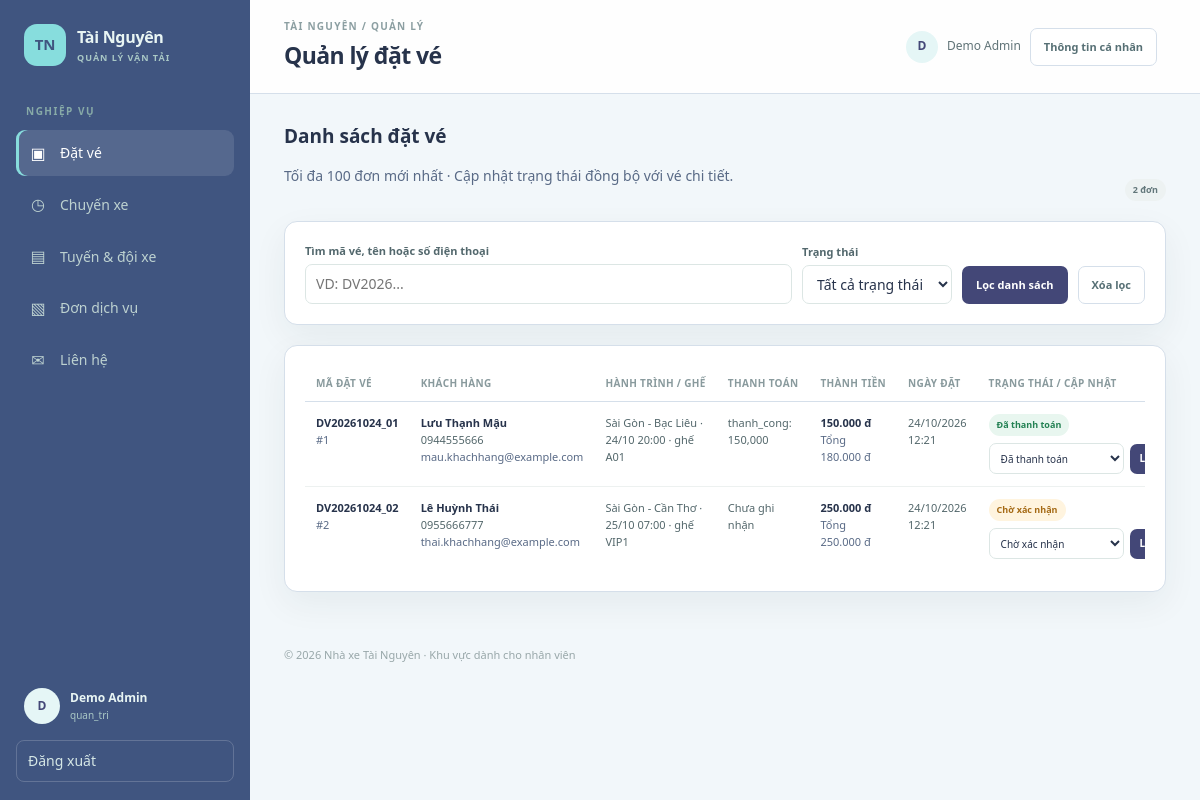
The page /Website_Manage/admin/modules/bookings/bookings.php (signed in) on the database its author committed.
### tables this page shows
CREATE TABLE `nguoi_dung` (
  `ma_nguoi_dung` bigint(20) UNSIGNED NOT NULL,
  `ma_vai_tro` int(10) UNSIGNED NOT NULL,
  `ho_ten` varchar(100) NOT NULL,
  `email` varchar(150) DEFAULT NULL,
  `so_dien_thoai` varchar(20) DEFAULT NULL,
  `mat_khau` varchar(255) NOT NULL,
  `dia_chi` varchar(255) DEFAULT NULL,
  `trang_thai` enum('hoat_dong','tam_khoa') NOT NULL DEFAULT 'hoat_dong',
  `ngay_tao` timestamp NOT NULL DEFAULT current_timestamp()
);

CREATE TABLE `vai_tro` (
  `ma_vai_tro` int(10) UNSIGNED NOT NULL,
  `ten_vai_tro` varchar(50) NOT NULL,
  `mo_ta` varchar(255) DEFAULT NULL
);

CREATE TABLE `dat_ve` (
  `ma_dat_ve_id` bigint(20) UNSIGNED NOT NULL,
  `ma_dat_ve` varchar(30) NOT NULL,
  `ma_nguoi_dung` bigint(20) UNSIGNED DEFAULT NULL,
  `ma_khuyen_mai_id` int(10) UNSIGNED DEFAULT NULL,
  `ten_khach_hang` varchar(100) NOT NULL,
  `sdt_khach_hang` varchar(20) NOT NULL,
  `email_khach_hang` varchar(150) DEFAULT NULL,
  `tong_tien` decimal(12,2) NOT NULL DEFAULT 0.00,
  `tien_giam` decimal(12,2) NOT NULL DEFAULT 0.00,
  `thanh_tien` decimal(12,2) NOT NULL DEFAULT 0.00,
  `trang_thai` enum('cho_xac_nhan','da_xac_nhan','da_thanh_toan','da_huy','hoan_tien') NOT NULL DEFAULT 'cho_xac_nhan',
  `ghi_chu` text DEFAULT NULL,
  `ngay_dat` timestamp NOT NULL DEFAULT current_timestamp()
);

### Website_Manage/admin/_bootstrap.php (called while the page is built, shortened)
<?php
require_once __DIR__ . '/../config/config.php';
function admin_e($value): string
{
    return htmlspecialchars((string) $value, ENT_QUOTES | ENT_SUBSTITUTE, 'UTF-8');
}
function admin_base_url(): string
{
    $scriptName = str_replace('\\', '/', (string) ($_SERVER['SCRIPT_NAME'] ?? ''));
    $adminPosition = strpos($scriptName, '/admin/');
    if ($adminPosition !== false) {
        return substr($scriptName, 0, $adminPosition + strlen('/admin'));
    }
    return rtrim(str_replace('\\', '/', dirname($scriptName)), '/');
}
function admin_url(string $path): string
{
    return admin_base_url() . '/' . ltrim($path, '/');
}
function admin_project_url(string $path): string
{
    $projectBase = dirname(dirname(admin_base_url()));
    return rtrim($projectBase, '/') . '/' . ltrim($path, '/');
}
function admin_asset_url(string $path): string
{
    return admin_project_url('Website_Manage/assets/' . ltrim($path, '/'));
}
function admin_require_staff(): void
{
    global $conn;
    $userId = (int) $_SESSION['account']['id'];
    $stmt = $conn->prepare(
        "SELECT nd.ho_ten, vt.ten_vai_tro
         FROM nguoi_dung nd
         INNER JOIN vai_tro vt ON vt.ma_vai_tro = nd.ma_vai_tro
         WHERE nd.ma_nguoi_dung = ? AND nd.trang_thai = 'hoat_dong' AND nd.ma_vai_tro IN (1, 2)
         LIMIT 1"
    );
    $stmt->bind_param('i', $userId);
    $stmt->execute();
    $staff = $stmt->get_result()->fetch_assoc();
}
function admin_money($amount): string
{
    return number_format((float) $amount, 0, ',', '.') . ' đ';
}
function admin_status_label(string $status): string
{
    $labels = [
        'cho_xac_nhan' => 'Chờ xác nhận',
        'da_xac_nhan' => 'Đã xác nhận',
        'da_thanh_toan' => 'Đã thanh toán',
        'da_huy' => 'Đã hủy',
        'hoan_tien' => 'Hoàn tiền',
        'thanh_cong' => 'Thành công',
        'cho_thanh_toan' => 'Chờ thanh toán',
        'tien_mat' => 'Tiền mặt',
        'chuyen_khoan' => 'Chuyển khoản',
        'vi_dien_tu' => 'Ví điện tử',
        'the_ngan_hang' => 'Thẻ ngân hàng',
        'giu_cho' => 'Giữ chỗ',
        'mo_ban' => 'Mở bán',
        'het_cho' => 'Hết chỗ',
        'dang_chay' => 'Đang chạy',
        'hoan_thanh' => 'Hoàn thành',
        'hoat_dong' => 'Hoạt động',
        'tam_ngung' => 'Tạm ngưng',
        'bao_tri' => 'Bảo trì',
        'ngung_hoat_dong' => 'Ngừng hoạt động',
        'cho_xu_ly' => 'Chờ xử lý',
        'dang_thuc_hien' => 'Đang thực hiện',
        'moi' => 'Mới',
        'dang_xu_ly' => 'Đang xử lý',
        'da_phan_hoi' => 'Đã phản hồi',
        'dong' => 'Đã đóng',
        'cho_lay_hang' => 'Chờ lấy hàng',
        'da_nhan_hang' => 'Đã nhận hàng',
        'dang_van_chuyen' => 'Đang vận chuyển',
        'da_den_noi' => 'Đã đến nơi',
        'da_giao' => 'Đã giao',
        'that_bai' => 'Thất bại',
    ];
    return $labels[$status] ?? $status;
}
function admin_status_class(string $status): string
{
    if (in_array($status, ['cho_xac_nhan', 'cho_xu_ly', 'moi', 'giu_cho', 'cho_lay_hang', 'bao_tri', 'tam_ngung', 'cho_thanh_toan'], true)) {
        return 'status status-warn';
    }
    if (in_array($status, ['da_thanh_toan', 'da_xac_nhan', 'hoan_thanh', 'da_giao', 'da_phan_hoi', 'hoat_dong'], true)) {
        return 'status status-success';
    }
    return 'status';
}

### Website_Manage/admin/modules/bookings/bookings.php (the view, shortened to what this page needs)
<?php
require_once __DIR__ . '/../../_bootstrap.php';
admin_require_staff();
$allowedStatuses = ['cho_xac_nhan', 'da_xac_nhan', 'da_thanh_toan', 'da_huy', 'hoan_tien'];
$search = isset($_GET['q']) && is_string($_GET['q']) ? trim(mb_substr($_GET['q'], 0, 100, 'UTF-8')) : '';
$statusFilter = isset($_GET['status']) && is_string($_GET['status']) ? $_GET['status'] : '';
$searchLike = '%' . $search . '%';
$stmt = $conn->prepare(
    "SELECT d.*,
        (SELECT GROUP_CONCAT(CONCAT(td.ten_tuyen, ' · ', DATE_FORMAT(cx.gio_khoi_hanh, '%d/%m %H:%i'), ' · ghế ', gx.so_ghe) SEPARATOR '; ')
         FROM chi_tiet_ve ct
         INNER JOIN chuyen_xe cx ON cx.ma_chuyen = ct.ma_chuyen
         INNER JOIN tuyen_duong td ON td.ma_tuyen = cx.ma_tuyen
         INNER JOIN ghe_xe gx ON gx.ma_ghe = ct.ma_ghe
         WHERE ct.ma_dat_ve_id = d.ma_dat_ve_id) AS thong_tin_ve,
        (SELECT GROUP_CONCAT(CONCAT(tt.trang_thai, ': ', FORMAT(tt.so_tien, 0)) SEPARATOR '; ')
         FROM thanh_toan tt WHERE tt.ma_dat_ve_id = d.ma_dat_ve_id) AS thong_tin_thanh_toan
     FROM dat_ve d
     WHERE (? = '' OR d.ma_dat_ve LIKE ? OR d.ten_khach_hang LIKE ? OR d.sdt_khach_hang LIKE ?)
       AND (? = '' OR d.trang_thai = ?)
     ORDER BY d.ngay_dat DESC
     LIMIT 100"
);
$stmt->bind_param('ssssss', $search, $searchLike, $searchLike, $searchLike, $statusFilter, $statusFilter);
$stmt->execute();
$bookings = $stmt->get_result()->fetch_all(MYSQLI_ASSOC);
$activePage = 'bookings';
$pageTitle = 'Quản lý đặt vé';
require __DIR__ . '/../../../includes/header.php';
?>
<div class="page-intro">
    <div><h2>Danh sách đặt vé</h2><p class="muted">Tối đa 100 đơn mới nhất · Cập nhật trạng thái đồng bộ với vé chi tiết.</p></div>
    <span class="status"><?= count($bookings) ?> đơn</span>
</div>
<section class="card">
    <form class="filter-form" method="get" action="bookings.php">
        <div class="field grow"><label for="q">Tìm mã vé, tên hoặc số điện thoại</label><input id="q" name="q" value="<?= admin_e($search) ?>" placeholder="VD: DV2026..."></div>
        <div class="field"><label for="status">Trạng thái</label>
            <select id="status" name="status">
                <option value="">Tất cả trạng thái</option>
            </select>
        </div>
        <button class="button button-primary" type="submit">Lọc danh sách</button>
        <a class="button button-light" href="bookings.php">Xóa lọc</a>
    </form>
</section>
<section class="card">
    <div class="table-wrap">
        <table>
            <thead><tr><th>Mã đặt vé</th><th>Khách hàng</th><th>Hành trình / ghế</th><th>Thanh toán</th><th>Thành tiền</th><th>Ngày đặt</th><th>Trạng thái / cập nhật</th></tr></thead>
            <tbody>
            <?php foreach ($bookings as $booking): ?>
                <tr>
                    <td><strong><?= admin_e($booking['ma_dat_ve']) ?></strong><br><span class="muted small">#<?= (int) $booking['ma_dat_ve_id'] ?></span></td>
                    <td><strong><?= admin_e($booking['ten_khach_hang']) ?></strong><br><?= admin_e($booking['sdt_khach_hang']) ?><br><span class="muted small"><?= admin_e($booking['email_khach_hang'] ?: 'Không có email') ?></span></td>
                    <td><?= admin_e($booking['thong_tin_ve'] ?: 'Chưa có chi tiết vé') ?></td>
                    <td><?= admin_e($booking['thong_tin_thanh_toan'] ?: 'Chưa ghi nhận') ?></td>
                    <td><strong><?= admin_e(admin_money($booking['thanh_tien'])) ?></strong><br><span class="muted small">Tổng <?= admin_e(admin_money($booking['tong_tien'])) ?></span></td>
                    <td><?= admin_e(date('d/m/Y H:i', strtotime($booking['ngay_dat']))) ?></td>
                    <td>
                        <span class="<?= admin_e(admin_status_class($booking['trang_thai'])) ?>"><?= admin_e(admin_status_label($booking['trang_thai'])) ?></span>
                        <form class="inline-form" method="post" action="bookings.php" style="margin-top:7px">
                            <select name="status" aria-label="Trạng thái đơn <?= admin_e($booking['ma_dat_ve']) ?>">
                                <?php foreach ($allowedStatuses as $option): ?>
                                    <option value="<?= admin_e($option) ?>" <?= $booking['trang_thai'] === $option ? 'selected' : '' ?>><?= admin_e(admin_status_label($option)) ?></option>
                                <?php endforeach; ?>
                            </select>
                            <button class="button button-primary button-small" type="submit">Lưu</button>
                        </form>
                    </td>
                </tr>
            <?php endforeach; ?>
            </tbody>
        </table>
    </div>
</section>
<?php require __DIR__ . '/../../../includes/footer.php'; ?>

### Website_Manage/includes/header.php (shortened to what this page needs)
<?php
$activePage = $activePage ?? '';
$pageTitle = $pageTitle ?? 'Khu vực quản lý';
$currentUser = $_SESSION['account'];
?>
<!doctype html>
<html lang="vi">
<head>
    <link rel="stylesheet" href="<?= admin_e(admin_asset_url('css/admin.css')) ?>">
</head>
<body>
<div class="admin-shell">
    <aside class="sidebar">
        <a class="brand" href="<?= admin_e(admin_url('modules/bookings/bookings.php')) ?>"><span class="brand-mark">TN</span><span>Tài Nguyên<small>QUẢN LÝ VẬN TẢI</small></span></a>
        <p class="nav-caption">NGHIỆP VỤ</p>
        <nav class="side-nav" aria-label="Điều hướng quản lý">
            <a class="<?= $activePage === 'bookings' ? 'active' : '' ?>" href="<?= admin_e(admin_url('modules/bookings/bookings.php')) ?>"><span class="nav-icon">▣</span> Đặt vé</a>
            <a class="<?= $activePage === 'trips' ? 'active' : '' ?>" href="<?= admin_e(admin_url('modules/trips/trips.php')) ?>"><span class="nav-icon">◷</span> Chuyến xe</a>
            <a class="<?= $activePage === 'fleet' ? 'active' : '' ?>" href="<?= admin_e(admin_url('modules/fleet/fleet.php')) ?>"><span class="nav-icon">▤</span> Tuyến &amp; đội xe</a>
            <a class="<?= $activePage === 'services' ? 'active' : '' ?>" href="<?= admin_e(admin_url('modules/services/services.php')) ?>"><span class="nav-icon">▧</span> Đơn dịch vụ</a>
            <a class="<?= $activePage === 'contacts' ? 'active' : '' ?>" href="<?= admin_e(admin_url('modules/support/contacts.php')) ?>"><span class="nav-icon">✉</span> Liên hệ</a>
        </nav>
        <div class="sidebar-bottom">
            <div class="user-chip"><span class="avatar"><?= admin_e(mb_substr($currentUser['name'], 0, 1, 'UTF-8')) ?></span><span><?= admin_e($currentUser['name']) ?><small><?= admin_e($currentUser['role']) ?></small></span></div>
            <form method="post" action="<?= admin_e(admin_project_url('Website_Customer/pages/logout.php')) ?>">
                <button class="logout-button" type="submit">Đăng xuất</button>
            </form>
        </div>
    </aside>
    <main class="main-panel">
        <header class="topbar">
            <div><p class="eyebrow">TÀI NGUYÊN / QUẢN LÝ</p><h1><?= admin_e($pageTitle) ?></h1></div>
            <div class="topbar-user">
                <span class="avatar avatar-small"><?= admin_e(mb_substr($currentUser['name'], 0, 1, 'UTF-8')) ?></span>
                <span><?= admin_e($currentUser['name']) ?></span>
                <a class="button button-light topbar-profile-link" href="<?= admin_e(admin_url('modules/users/profile.php')) ?>">Thông tin cá nhân</a>
            </div>
        </header>
        <div class="content">

### rows shown on the page
nguoi_dung: ho_ten "D", ho_ten "Demo Admin", ma_vai_tro.ten_vai_tro "quan_tri"
dat_ve: ma_dat_ve "DV20261024_01", ma_dat_ve_id "1", ten_khach_hang "Lưu Thạnh Mậu", sdt_khach_hang "0944555666", email_khach_hang "mau.khachhang@example.com", thong_tin_ve "Sài Gòn - Bạc Liêu · 24/10 20:00 · ghế A01", thong_tin_thanh_toan "thanh_cong: 150,000", thanh_tien "150.000 đ", tong_tien "180.000 đ", ngay_dat "24/10/2026 12:21", trang_thai "Đã thanh toán"
dat_ve: ma_dat_ve "DV20261024_02", ma_dat_ve_id "2", ten_khach_hang "Lê Huỳnh Thái", sdt_khach_hang "0955666777", email_khach_hang "thai.khachhang@example.com", thong_tin_ve "Sài Gòn - Cần Thơ · 25/10 07:00 · ghế VIP1", thong_tin_thanh_toan "Chưa ghi nhận", thanh_tien "250.000 đ", tong_tien "250.000 đ", ngay_dat "24/10/2026 12:21", trang_thai "Chờ xác nhận"

### other values the page prints
admin_e($pageTitle) "Quản lý đặt vé"
count($bookings) "2"
form field status "Đã thanh toán"
form field status "Chờ xác nhận"
